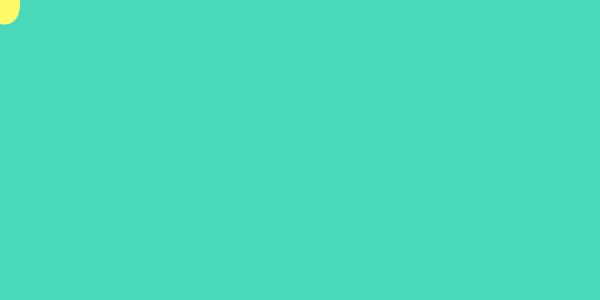
Frame 1 (no input)
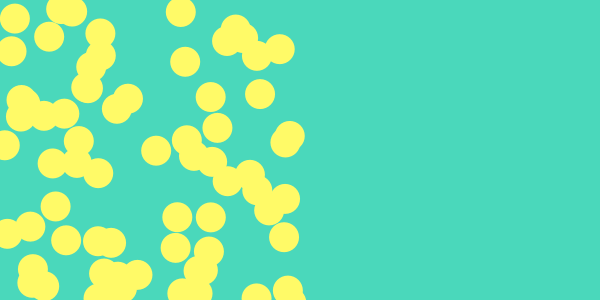
Frame 60 (the mouse pressed at the canvas centre just before this capture)
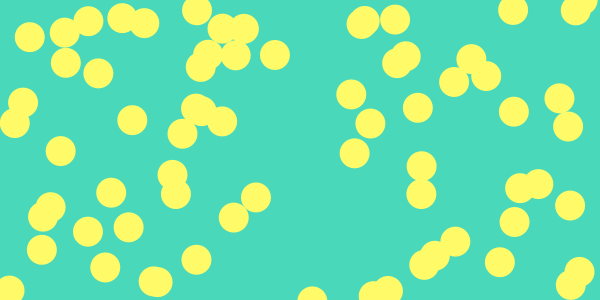
Frame 120 (the mouse held since frame 60 and released just before this capture)

The Processing sketch that drew these frames (run headless with seeded random() and noise(); from frame 60 on, the mouse is pressed at the canvas centre):

// Processing sketch: processing_66967
// ── processing_66967.pde

int numBalls = 70; 

float[] ballX = new float [numBalls]; 
float[] velX = new float [numBalls]; 

float[] ballY = new float [numBalls]; 
float[] velY = new float [numBalls]; 


void setup() {
  size(600, 300);
  smooth();
  noStroke(); 

  for (int i = 0; i < numBalls; i++) {
    fill(255,250,103);

    velX [i] = random(5);
    velY [i] = random(10); 
  }
}


void draw() {
  background(74,216,187);

  for (int i=0; i<numBalls; i++) { 
    ballX[i]+=velX[i]; 
    ballY[i]+=velY[i]; 

    if ((ballX[i]<0)||(ballX[i]>width)) { 
                                             
      velX[i]=velX[i]*-1; 
    }

    if ((ballY[i]<0)||(ballY[i]>height)) { 
      velY[i]=velY[i]*-1; 
    }

    if ((ballY[i]>height || ballY[i] < 0)) { 

    }
    ellipse(ballX[i], ballY[i], 30, 30);
  }
}  
